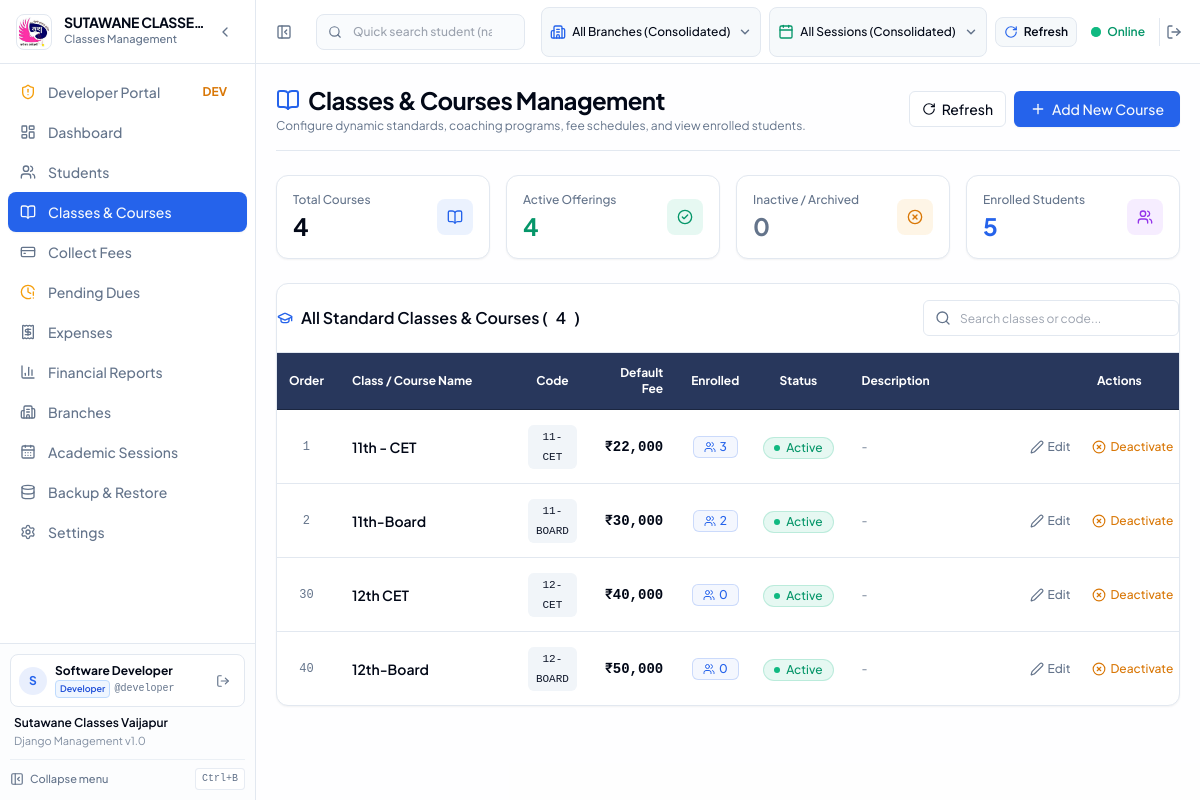
/courses/ (signed in), run on an earlier commit of the app's database.
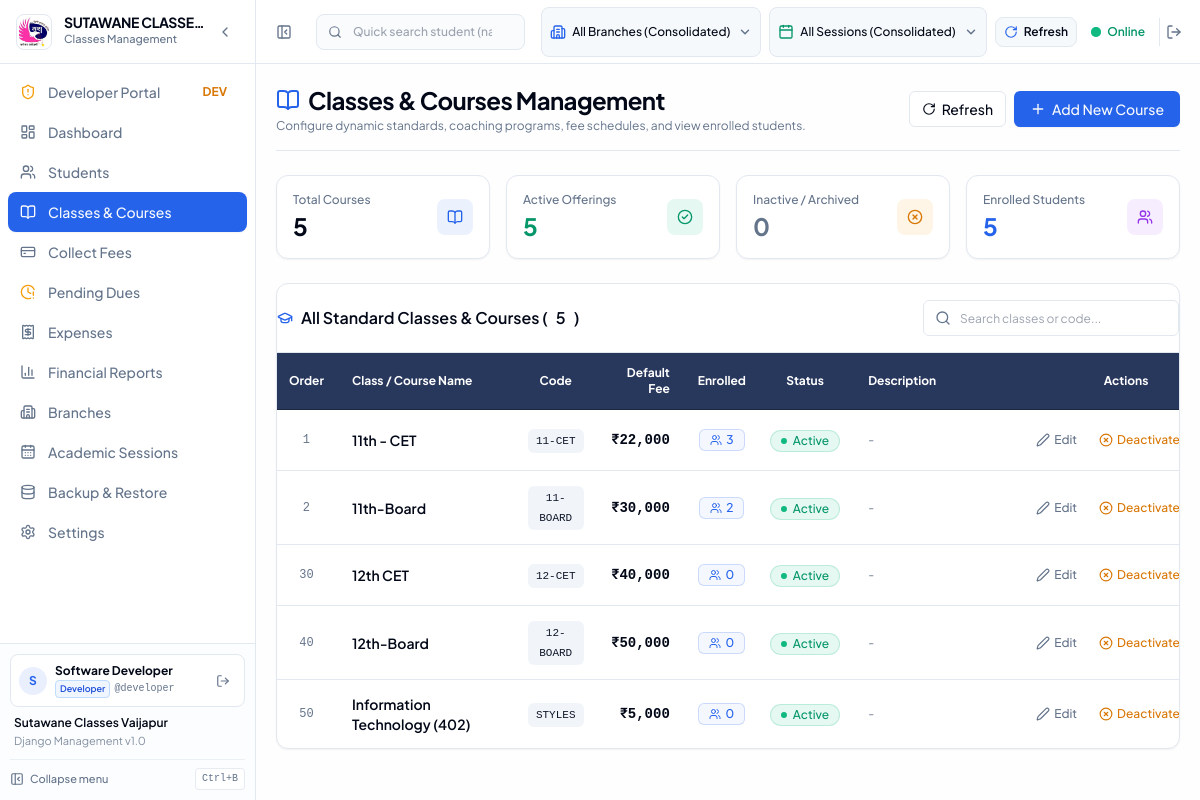
And on a later commit of the database.
### apps/MyApp/models.py (models this page shows, shortened)
class Course(models.Model):
    id = models.CharField(primary_key=True, max_length=36, default=generate_uuid, editable=False)
    name = models.CharField(unique=True, max_length=150)
    code = models.CharField(max_length=50, null=True, blank=True)
    description = models.TextField(null=True, blank=True)
    default_fee = models.DecimalField(max_digits=12, decimal_places=2, default=Decimal('0.00'), null=True, blank=True, db_column='defaultFee', validators=[MinValueValidator(0)])
    is_active = models.BooleanField(default=True, db_column='isActive')
    sort_order = models.IntegerField(default=0, db_column='sortOrder')
    created_at = models.DateTimeField(default=timezone.now, db_column='createdAt')
    updated_at = models.DateTimeField(auto_now=True, db_column='updatedAt')
    class Meta:
        db_table = 'Course'
        indexes = [
            models.Index(fields=['name']),
            models.Index(fields=['is_active']),
            models.Index(fields=['is_active', 'sort_order']),
        ]
        constraints = [
            models.CheckConstraint(condition=models.Q(default_fee__gte=0), name='course_default_fee_non_negative'),
        ]

### apps/MyApp/views.py (the view, shortened to what this page needs)
# urls.py: path('courses/', views.courses_list_view, name='courses_list'),
def courses_list_view(request):
    search_q = request.GET.get('q', '').strip()
    courses_qs = Course.objects.all().order_by('sort_order', 'name')
    if search_q:
        courses_qs = courses_qs.filter(
            Q(name__icontains=search_q) |
            Q(code__icontains=search_q) |
            Q(description__icontains=search_q)
        )
    all_courses = list(Course.objects.all())
    total_courses = len(all_courses)
    active_count = sum(1 for c in all_courses if c.is_active)
    inactive_count = total_courses - active_count
    std_counts = dict(
        StudentAdmission.objects.values('standard').annotate(cnt=Count('id')).values_list('standard', 'cnt')
    )
    courses_data = []
    for c in courses_qs:
        enrolled_count = std_counts.get(c.name, 0)
        courses_data.append({
            'course': c,
            'enrolled_count': enrolled_count,
        })
    overall_enrolled = sum(std_counts.values())
    context = {
        'courses_data': courses_data,
        'total_courses': total_courses,
        'active_count': active_count,
        'inactive_count': inactive_count,
        'total_enrolled': overall_enrolled,
        'search_q': search_q,
    }
    return render(request, 'courses.html', context)

### apps/MyApp/cache_utils.py (called while the page is built)
def safe_cache_get(key: str, default: Any = None) -> Any:
    try:
        val = cache.get(key)
        return val if val is not None else default
    except Exception as exc:
        logger.warning("Cache GET failed for key '%s': %s", key, exc)
        return default

def safe_cache_set(key: str, value: Any, timeout: Optional[int] = None) -> bool:
    try:
        cache.set(key, value, timeout)
        return True
    except Exception as exc:
        logger.warning("Cache SET failed for key '%s': %s", key, exc)
        return False

def get_namespace_version(namespace: str) -> int:
    ver_key = f"__ns_ver__{namespace}"
    try:
        ver = cache.get(ver_key)
        if ver is None:
            ver = 1
            try:
                cache.set(ver_key, 1, None)
            except Exception:
                pass
        return int(ver)
    except Exception as exc:
        logger.warning("Failed to get namespace version for '%s': %s", namespace, exc)
        return 1

### apps/MyApp/models.py (called while the page is built)
    @property
    def is_developer(self):
        return self.role == 'DEVELOPER'

### apps/MyApp/templates/courses.html (shortened to what the changed rows need)
{% extends 'base.html' %}
{% load humanize %}
{% block content %}
<div class="space-y-6">
  <div class="flex flex-col sm:flex-row justify-between items-start sm:items-center gap-4 border-b pb-4">
    <div>
      <h1 class="text-2xl font-bold tracking-tight text-foreground flex items-center gap-2">
        <i data-lucide="book-open" class="w-6 h-6 text-primary"></i>
        Classes & Courses Management
      </h1>
    </div>
  </div>
  <div class="grid grid-cols-2 md:grid-cols-4 gap-4">
    <div class="rounded-xl border border-border bg-card text-card-foreground shadow-sm">
      <div class="p-4 flex items-center justify-between">
        <div>
          <p class="text-xs font-medium text-muted-foreground">Total Courses</p>
          <p class="text-2xl font-bold text-foreground mt-0.5">{{ total_courses }}</p>
        </div>
      </div>
    </div>
    <div class="rounded-xl border border-border bg-card text-card-foreground shadow-sm">
      <div class="p-4 flex items-center justify-between">
        <div>
          <p class="text-xs font-medium text-muted-foreground">Active Offerings</p>
          <p class="text-2xl font-bold text-emerald-600 mt-0.5">{{ active_count }}</p>
        </div>
      </div>
    </div>
  </div>
  <div class="rounded-xl border border-border bg-card text-card-foreground shadow-sm overflow-hidden">
    <div class="py-4 px-6 border-b border-border flex flex-col sm:flex-row justify-between items-start sm:items-center gap-3">
      <div class="text-base font-semibold flex items-center gap-2 text-foreground">
        <i data-lucide="graduation-cap" class="w-4 h-4 text-primary"></i>
        All Standard Classes & Courses (<span id="visibleCount">{{ courses_data|length }}</span>)
      </div>
    </div>
    <div class="overflow-x-auto">
      <table class="w-full text-sm text-left border-collapse" id="coursesTable">
        <thead class="bg-[#28375C] text-white">
          <tr class="border-b border-[#1b2640] text-xs font-semibold">
            <th class="w-20 text-center py-3 px-3 text-white">Order</th>
            <th class="text-left py-3 px-4 text-white min-w-[180px]">Class / Course Name</th>
            <th class="w-28 text-center py-3 px-3 text-white">Code</th>
            <th class="w-32 text-right py-3 px-4 text-white">Default Fee</th>
            <th class="w-28 text-center py-3 px-3 text-white">Enrolled</th>
            <th class="w-28 text-center py-3 px-3 text-white">Status</th>
            <th class="text-left py-3 px-4 text-white min-w-[160px]">Description</th>
            <th class="w-56 text-center py-3 px-4 text-white">Actions</th>
          </tr>
        </thead>
        <tbody class="divide-y divide-border">
          {% for item in courses_data %}
          <tr class="course-row hover:bg-muted/40 transition-colors"
              data-name="{{ item.course.name|lower }}"
              data-code="{{ item.course.code|default:''|lower }}"
              data-desc="{{ item.course.description|default:''|lower }}">
            <td class="text-center font-mono text-xs text-muted-foreground py-3.5 px-3">
              {{ item.course.sort_order }}
            </td>
            <td class="font-semibold text-foreground py-3.5 px-4 text-left">
              <div class="flex items-center gap-2">
                <span>{{ item.course.name }}</span>
              </div>
            </td>
            <td class="text-center py-3.5 px-3">
              {% if item.course.code %}
              <span class="inline-flex items-center justify-center rounded-md bg-secondary px-2 py-0.5 text-[11px] font-mono font-medium text-secondary-foreground">
                {{ item.course.code }}
              </span>
              {% else %}
              <span class="text-muted-foreground text-xs">-</span>
              {% endif %}
            </td>
            <td class="text-right font-semibold text-foreground py-3.5 px-4 font-mono">
              {% if item.course.default_fee is not None %}
              <span>₹{{ item.course.default_fee|floatformat:0|intcomma }}</span>
              {% else %}
              <span class="text-muted-foreground text-xs font-normal">Custom</span>
              {% endif %}
            </td>
            <td class="text-center py-3.5 px-3">
              <span class="inline-flex items-center justify-center rounded-md border border-primary/20 bg-primary/5 px-2.5 py-0.5 text-xs font-medium text-primary gap-1">
                <i data-lucide="users" class="w-3 h-3"></i>
                {{ item.enrolled_count }}
              </span>
            </td>
            <td class="text-center py-3.5 px-3">
              {% if item.course.is_active %}
              <span class="inline-flex items-center justify-center gap-1.5 px-2.5 py-0.5 rounded-full text-xs font-medium bg-emerald-500/10 text-emerald-600 border border-emerald-500/20">
                <span class="w-1.5 h-1.5 rounded-full bg-emerald-500 animate-pulse"></span>
                Active
              </span>
              {% else %}
              <span class="inline-flex items-center justify-center gap-1.5 px-2.5 py-0.5 rounded-full text-xs font-medium bg-gray-500/10 text-gray-500 border border-gray-500/20">
                <span class="w-1.5 h-1.5 rounded-full bg-gray-400"></span>
                Inactive
              </span>
              {% endif %}
            </td>
            <td class="max-w-[220px] truncate text-xs text-muted-foreground py-3.5 px-4 text-left" title="{{ item.course.description|default:'' }}">
              {{ item.course.description|default:"-" }}
            </td>
            <td class="text-center py-3.5 px-4">
              <div class="flex items-center justify-center gap-1.5">
                <button
                  type="button"
                  onclick="openEditModal('{{ item.course.id }}', '{{ item.course.name|escapejs }}', '{{ item.course.code|default:''|escapejs }}', '{{ item.course.default_fee|default:'' }}', '{{ item.course.sort_order }}', {{ item.course.is_active|yesno:'true,false' }}, '{{ item.course.description|default:''|escapejs }}')"
                  class="inline-flex items-center justify-center rounded-md text-xs font-medium h-8 px-2 text-muted-foreground hover:bg-accent hover:text-foreground transition-colors cursor-pointer"
                  title="Edit course details"
                >
                  <i data-lucide="edit-2" class="w-3.5 h-3.5 mr-1"></i>
                  Edit
                </button>
                <form method="POST" action="{% url 'courses_list' %}" class="inline">
                  <button
                    type="submit"
                    class="inline-flex items-center justify-center rounded-md text-xs font-medium h-8 px-2 hover:bg-accent transition-colors cursor-pointer"
                    title="{% if item.course.is_active %}Deactivate course{% else %}Activate course{% endif %}"
                  >
                    {% if item.course.is_active %}
                    <span class="text-amber-600 flex items-center gap-1">
                      <i data-lucide="x-circle" class="w-3.5 h-3.5"></i>
                      Deactivate
                    </span>
                    {% else %}
                    <span class="text-emerald-600 flex items-center gap-1">
                      <i data-lucide="check-circle-2" class="w-3.5 h-3.5"></i>
                      Activate
                    </span>
                    {% endif %}
                  </button>
                </form>
              </div>
            </td>
          </tr>
          {% endfor %}
        </tbody>
      </table>
    </div>
  </div>
</div>
{% endblock %}

What changed in the data, as far as the page shows it:
added Course: course.sort_order "50", course.name "Information Technology (402)", course.code "STYLES", course.default_fee "5,000", enrolled_count "0", isActive True (drawn), course.description "-"
Also different on the page:
{{ total_courses }}: "4" → "5"
{{ active_count }}: "4" → "5"
{{ courses_data|length }}: "4" → "5"
